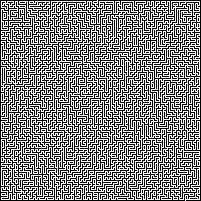
#> input picture examples/braid200.png, 201 x 201 px
$ python solver.py examples/braid200.png
#> lines starting #> are read from the running program, lines starting #| are printed output that depends on the picture
# Importing necessary libraries
import cv2
import sys
import time
import numpy as np
from queue import Queue
from matplotlib import pyplot as plt

# Loading the image and resizing
img = cv2.imread(sys.argv[1])
#> img is the input picture: shape (201, 201, 3); 51.2% white; black in thin lines or dots
gray = cv2.cvtColor(img, cv2.COLOR_BGR2GRAY)
#> gray: shape (201, 201); 51.2% white; black in thin lines or dots
bwImg = cv2.adaptiveThreshold(gray,255,cv2.ADAPTIVE_THRESH_GAUSSIAN_C, cv2.THRESH_BINARY,11,2)

# Displaying image
plt.imshow(bwImg, cmap = 'gray')
plt.show()

# Defining various functions
def getStart():
	for i in range(len(maze[0])):
		if maze[0][i] == 255:
			return (0, i)
	print('No start found')

def getEnd():
	for i in range(len(maze[0])):
		if maze[len(maze)-1][i] == 255:
			return (len(maze)-1, i)
	print('No end found')

def reachEnd(path):
	x, y = path[1]
	if(x == endx and y == endy):
		return True
	return False

def isValidPath(path):
	[x, y] = path[1]
	if not(minx<= x < maxx and miny<= y < maxy):
		return False
	elif (maze[x][y] == 0 or maze[x][y] == 50):
		return False
	maze[x][y] = 50
	return True

def calcXY(currentXY, move):
	[x, y] = currentXY
	if move == 'L':
		y -= 1
	elif move == 'R':
		y += 1
	elif move == 'U':
		x -= 1
	elif move == 'D':
		x += 1
	return [x, y]

def traceOnce(x,y,xd,yd):
	x += xd
	y += yd
	try:
		img[x][y] = [0, 0, 255]
	except IndexError:
		pass
	else:
		pass
	return [x, y]

# To color the pixels of the shortest path
def tracePath(path):
	x, y = startx, starty
	for move in path[0]:
		if move == 'L':
			[x, y] = traceOnce(x,y,0,-1)
		elif move == 'R':
			[x, y] = traceOnce(x,y,0,1)
		elif move == 'U':
			[x, y] = traceOnce(x,y,-1,0)
		elif move == 'D':
			[x, y] = traceOnce(x,y,1,0)

# Creating queue
paths = Queue()
maze = np.copy(bwImg)

# Defining start and end points
(maxx, maxy) = bwImg.shape
#> maxx = 201; maxy = 201
#> the loop in getStart, `for i in range(len(maze[0])):` made 98 passes
minx, miny = 0, 0
(startx, starty) = getStart()
#> startx = 0; starty = 97
(endx, endy) = getEnd()
#> endx = 200; endy = 185

# Setting start point
currentPath = ['', [startx, starty]]
#> currentPath = ['', [0, 97]]
paths.put(currentPath)

# Main Algorithm
print('Starting search...')
while(not reachEnd(currentPath) and not paths.empty()):
#> in reachEnd, `x, y = path[1]`: x = 0; y = 97
	currentPath = paths.get()
	for j in ['L', 'R', 'U', 'D']:
		newPath = [currentPath[0] + j, calcXY(currentPath[1], j)]
		if isValidPath(newPath):
			paths.put(newPath)
#> this loop made 20665 passes

if(currentPath[0]):
	print('Shortest Path Found !!!')
	# Tracing the shortest path
	tracePath(currentPath)
#> the loop in tracePath, `for move in path[0]:` made 596 passes
#> move on passes 1 to 3: 'D', 'D', 'D'

	# Displaying solved maze
	plt.imshow(img)
	plt.show()
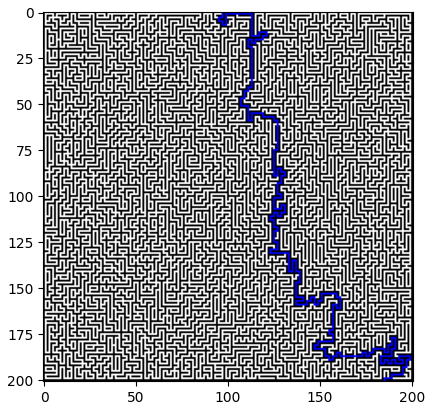
#> figure drawn by matplotlib, 1 panel; B, G, R data is drawn as R, G, B
else:
	print('No path found...')
